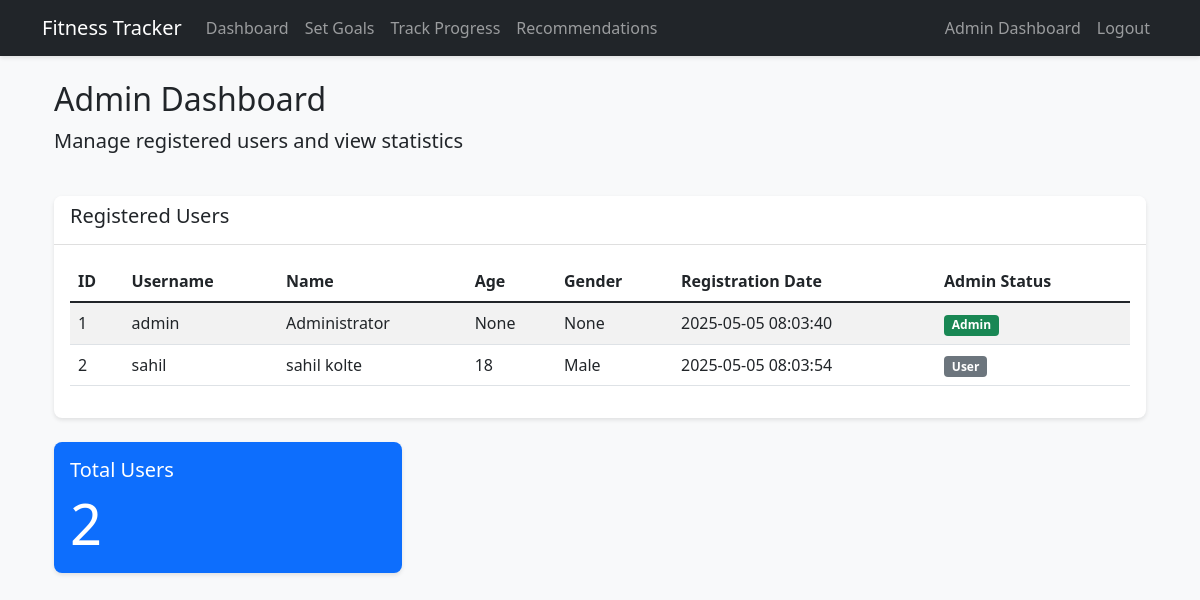
The app's page /admin/dashboard (signed in) with its own data.
### app.py (models this page shows)
class User(db.Model):
    id = db.Column(db.Integer, primary_key=True)
    username = db.Column(db.String(80), unique=True, nullable=False)
    password = db.Column(db.String(120), nullable=False)
    name = db.Column(db.String(100))
    age = db.Column(db.Integer)
    gender = db.Column(db.String(10))
    is_admin = db.Column(db.Boolean, default=False)
    registration_date = db.Column(db.DateTime, default=datetime.utcnow)
    goals = db.relationship('Goal', backref='user', lazy=True)
    progress = db.relationship('Progress', backref='user', lazy=True)

### app.py (the view)
@app.route('/admin/dashboard')
def admin_dashboard():
    if 'user_id' not in session:
        return redirect(url_for('login'))
    user = User.query.get(session['user_id'])
    if not user or not user.is_admin:
        flash('Access denied. Admin privileges required.')
        return redirect(url_for('index'))
    users = User.query.all()
    return render_template('admin_dashboard.html', users=users)

### app.py (called while the page is built)
@app.context_processor
def inject_user():
    if 'user_id' in session:
        user = User.query.get(session['user_id'])
        return dict(user=user)
    return dict(user=None)

### templates/admin_dashboard.html (shortened to what this page needs)
{% extends "base.html" %}
{% block content %}
<div class="container">
    <div class="row mb-4">
        <div class="col-12">
            <h2>Admin Dashboard</h2>
            <p class="lead">Manage registered users and view statistics</p>
        </div>
    </div>
    <div class="row">
        <div class="col-12">
            <div class="card">
                <div class="card-header">
                    <h5>Registered Users</h5>
                </div>
                <div class="card-body">
                    <div class="table-responsive">
                        <table class="table table-striped">
                            <thead>
                                <tr>
                                    <th>ID</th>
                                    <th>Username</th>
                                    <th>Name</th>
                                    <th>Age</th>
                                    <th>Gender</th>
                                    <th>Registration Date</th>
                                    <th>Admin Status</th>
                                </tr>
                            </thead>
                            <tbody>
                                {% for user in users %}
                                <tr>
                                    <td>{{ user.id }}</td>
                                    <td>{{ user.username }}</td>
                                    <td>{{ user.name }}</td>
                                    <td>{{ user.age }}</td>
                                    <td>{{ user.gender }}</td>
                                    <td>{{ user.registration_date.strftime('%Y-%m-%d %H:%M:%S') }}</td>
                                    <td>
                                        {% if user.is_admin %}
                                        <span class="badge bg-success">Admin</span>
                                        {% else %}
                                        <span class="badge bg-secondary">User</span>
                                        {% endif %}
                                    </td>
                                </tr>
                                {% endfor %}
                            </tbody>
                        </table>
                    </div>
                </div>
            </div>
        </div>
    </div>
    <div class="row mt-4">
        <div class="col-md-4">
            <div class="card text-white bg-primary">
                <div class="card-body">
                    <h5 class="card-title">Total Users</h5>
                    <p class="card-text display-4">{{ users|length }}</p>
                </div>
            </div>
        </div>
    </div>
</div>
{% endblock %}

### templates/base.html (shortened to what this page needs)
<!DOCTYPE html>
<html lang="en">
<head>
    <link href="https://cdn.jsdelivr.net/npm/bootstrap@5.1.3/dist/css/bootstrap.min.css" rel="stylesheet">
    <link rel="stylesheet" href="{{ url_for('static', filename='style.css') }}">
</head>
<body>
    <nav class="navbar navbar-expand-lg navbar-dark bg-dark mb-4">
        <div class="container">
            <a class="navbar-brand" href="{{ url_for('index') }}">Fitness Tracker</a>
            <div class="collapse navbar-collapse" id="navbarNav">
                <ul class="navbar-nav me-auto">
                    {% if 'user_id' in session %}
                    <li class="nav-item">
                        <a class="nav-link" href="{{ url_for('index') }}">Dashboard</a>
                    </li>
                    <li class="nav-item">
                        <a class="nav-link" href="{{ url_for('set_goals') }}">Set Goals</a>
                    </li>
                    <li class="nav-item">
                        <a class="nav-link" href="{{ url_for('track_progress') }}">Track Progress</a>
                    </li>
                    <li class="nav-item">
                        <a class="nav-link" href="{{ url_for('recommendations') }}">Recommendations</a>
                    </li>
                    {% endif %}
                </ul>
                <ul class="navbar-nav">
                    {% if 'user_id' in session %}
                    {% if user and user.is_admin %}
                    <li class="nav-item">
                        <a class="nav-link" href="{{ url_for('admin_dashboard') }}">Admin Dashboard</a>
                    </li>
                    {% endif %}
                    <li class="nav-item">
                        <a class="nav-link" href="{{ url_for('logout') }}">Logout</a>
                    </li>
                    {% endif %}
                </ul>
            </div>
        </div>
    </nav>
    <div class="container">
        {% block content %}{% endblock %}
    </div>
</body>
</html>

### static/style.css (style rules this page uses)
body { background-color: #f8f9fa; }
.navbar { box-shadow: 0 2px 4px rgba(0,0,0,.1); }
.card { box-shadow: 0 2px 4px rgba(0,0,0,.1); border: none; border-radius: 8px; }
.card-header { background-color: #fff; border-bottom: 1px solid rgba(0,0,0,.125); border-radius: 8px 8px 0 0 !important; }
.bg-primary { background-color: #0d6efd !important; }
.bg-success { background-color: #198754 !important; }

### records on screen
User: id "1", username "admin", name "Administrator", age "None", gender "None", registration_date "2025-05-05 08:03:40", is_admin "Admin"
User: id "2", username "sahil", name "sahil kolte", age "18", gender "Male", registration_date "2025-05-05 08:03:54", is_admin "User"

### other values on screen
{{ users|length }} "2"
